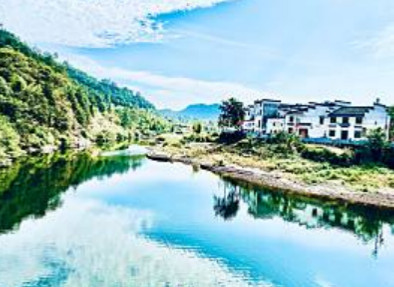
#> input picture media/img/rural.jpg, 394 x 287 px
$ python imageTranslate.py
#> lines starting #> are read from the running program, lines starting #| are printed output that depends on the picture
import cv2
import numpy as np

if __name__ == '__main__':
    src = cv2.imread('../../media/img/rural.jpg')
#> src is the input picture: shape (287, 394, 3); mean B, G, R 191.3, 189.9, 154.3
    cv2.imshow('Source', src)

    height, width = src.shape[0:2]
#> height = 287; width = 394
    dsize = (width, height)
#> dsize = (394, 287)
    M = np.float32([[1, 0, 50],
                    [0, 1, 100]])
    dst = cv2.warpAffine(src, M, dsize)
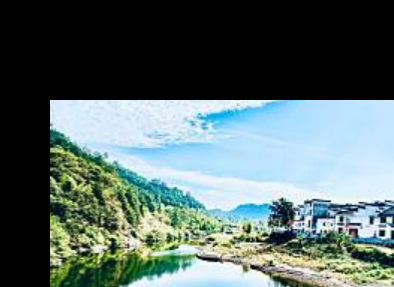
#> dst: shape (287, 394, 3); mean B, G, R 103.8, 105.8, 88.9
    cv2.imshow('DST', dst)

    cv2.waitKey(0)
    cv2.destroyAllWindows()

$ run again, with media/img/antar.jpg copied over media/img/rural.jpg
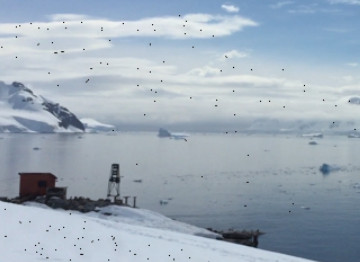
#> input picture media/img/antar.jpg, 360 x 262 px
#> src is the input picture: shape (262, 360, 3); mean B, G, R 186.1, 172.7, 158.5
#> `dst = cv2.warpAffine(src, M, dsize)`:
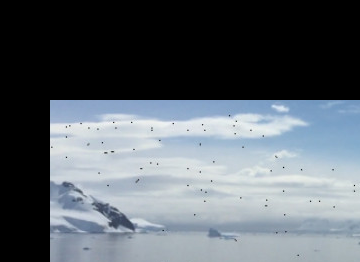
#> dst: shape (262, 360, 3); mean B, G, R 106.7, 99.8, 92.2

$ run again, with media/img/antarctic.jpg copied over media/img/rural.jpg
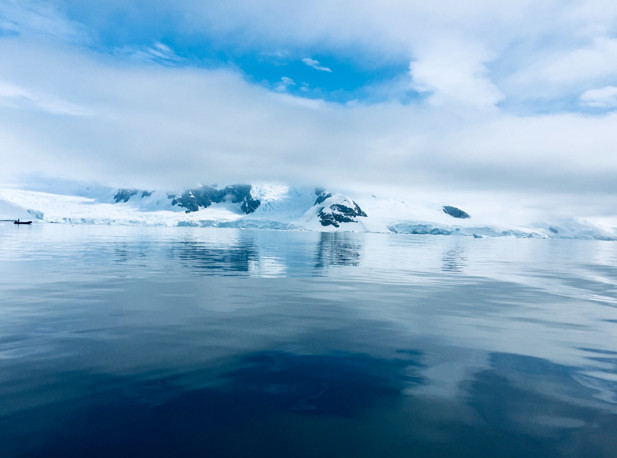
#> input picture media/img/antarctic.jpg, 617 x 458 px
#> src is the input picture: shape (458, 617, 3); mean B, G, R 189.4, 161, 122.6
#> `dst = cv2.warpAffine(src, M, dsize)`:
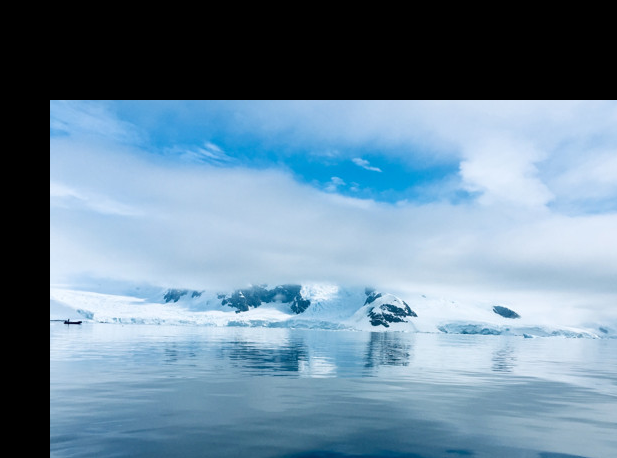
#> dst: shape (458, 617, 3); mean B, G, R 154.8, 134.6, 107.2
